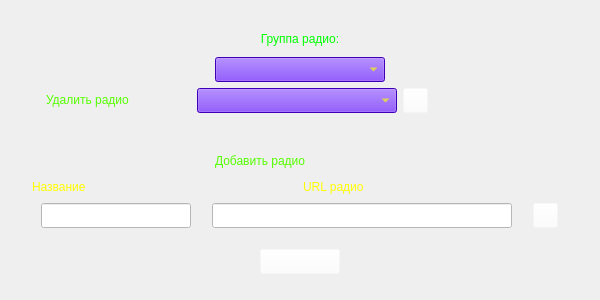
<?xml version="1.0" encoding="UTF-8"?>
<ui version="4.0">
 <class>EditlistRadio</class>
 <widget class="QWidget" name="EditlistRadio">
  <property name="windowModality">
   <enum>Qt::ApplicationModal</enum>
  </property>
  <property name="geometry">
   <rect>
    <x>0</x>
    <y>0</y>
    <width>600</width>
    <height>300</height>
   </rect>
  </property>
  <property name="minimumSize">
   <size>
    <width>600</width>
    <height>300</height>
   </size>
  </property>
  <property name="maximumSize">
   <size>
    <width>600</width>
    <height>300</height>
   </size>
  </property>
  <property name="windowTitle">
   <string>Form</string>
  </property>
  <property name="styleSheet">
   <string notr="true"/>
  </property>
  <layout class="QGridLayout" name="gridLayout_6">
   <item row="0" column="1">
    <spacer name="verticalSpacer_4">
     <property name="orientation">
      <enum>Qt::Vertical</enum>
     </property>
     <property name="sizeType">
      <enum>QSizePolicy::Fixed</enum>
     </property>
     <property name="sizeHint" stdset="0">
      <size>
       <width>20</width>
       <height>15</height>
      </size>
     </property>
    </spacer>
   </item>
   <item row="1" column="0">
    <spacer name="horizontalSpacer_2">
     <property name="orientation">
      <enum>Qt::Horizontal</enum>
     </property>
     <property name="sizeType">
      <enum>QSizePolicy::Fixed</enum>
     </property>
     <property name="sizeHint" stdset="0">
      <size>
       <width>15</width>
       <height>20</height>
      </size>
     </property>
    </spacer>
   </item>
   <item row="1" column="1">
    <layout class="QGridLayout" name="gridLayout_5">
     <item row="5" column="0">
      <layout class="QHBoxLayout" name="horizontalLayout_3">
       <item>
        <spacer name="horizontalSpacer_5">
         <property name="orientation">
          <enum>Qt::Horizontal</enum>
         </property>
         <property name="sizeHint" stdset="0">
          <size>
           <width>188</width>
           <height>20</height>
          </size>
         </property>
        </spacer>
       </item>
       <item>
        <widget class="QPushButton" name="return_pushButton">
         <property name="minimumSize">
          <size>
           <width>80</width>
           <height>25</height>
          </size>
         </property>
         <property name="styleSheet">
          <string notr="true">background-color: rgba(255, 255, 255, 0);
border-image: url(:/res/back.png);</string>
         </property>
         <property name="text">
          <string/>
         </property>
        </widget>
       </item>
       <item>
        <spacer name="horizontalSpacer_6">
         <property name="orientation">
          <enum>Qt::Horizontal</enum>
         </property>
         <property name="sizeHint" stdset="0">
          <size>
           <width>208</width>
           <height>20</height>
          </size>
         </property>
        </spacer>
       </item>
      </layout>
     </item>
     <item row="3" column="0">
      <layout class="QVBoxLayout" name="verticalLayout">
       <item>
        <layout class="QGridLayout" name="gridLayout_3">
         <item row="0" column="1">
          <widget class="QLabel" name="add_label">
           <property name="minimumSize">
            <size>
             <width>170</width>
             <height>20</height>
            </size>
           </property>
           <property name="maximumSize">
            <size>
             <width>170</width>
             <height>20</height>
            </size>
           </property>
           <property name="styleSheet">
            <string notr="true">background-color: rgba(255, 255, 255, 0);
color: rgb(85, 255, 0);
font: 700 italic 14pt &quot;Times New Roman&quot;;</string>
           </property>
           <property name="text">
            <string>Добавить радио</string>
           </property>
          </widget>
         </item>
         <item row="0" column="2">
          <spacer name="horizontalSpacer_12">
           <property name="orientation">
            <enum>Qt::Horizontal</enum>
           </property>
           <property name="sizeHint" stdset="0">
            <size>
             <width>175</width>
             <height>17</height>
            </size>
           </property>
          </spacer>
         </item>
         <item row="0" column="0">
          <spacer name="horizontalSpacer_11">
           <property name="orientation">
            <enum>Qt::Horizontal</enum>
           </property>
           <property name="sizeHint" stdset="0">
            <size>
             <width>165</width>
             <height>17</height>
            </size>
           </property>
          </spacer>
         </item>
        </layout>
       </item>
       <item>
        <layout class="QGridLayout" name="gridLayout_4">
         <item row="0" column="4">
          <spacer name="horizontalSpacer_3">
           <property name="orientation">
            <enum>Qt::Horizontal</enum>
           </property>
           <property name="sizeHint" stdset="0">
            <size>
             <width>18</width>
             <height>20</height>
            </size>
           </property>
          </spacer>
         </item>
         <item row="0" column="3">
          <widget class="QLabel" name="label_2">
           <property name="styleSheet">
            <string notr="true">font: 700 italic 14pt &quot;Times New Roman&quot;;
color: rgb(255, 255, 0);</string>
           </property>
           <property name="text">
            <string>URL радио</string>
           </property>
          </widget>
         </item>
         <item row="1" column="0" colspan="5">
          <layout class="QHBoxLayout" name="horizontalLayout_2">
           <item>
            <widget class="QLineEdit" name="add_url_lineEdit_2">
             <property name="minimumSize">
              <size>
               <width>150</width>
               <height>25</height>
              </size>
             </property>
             <property name="maximumSize">
              <size>
               <width>150</width>
               <height>25</height>
              </size>
             </property>
             <property name="styleSheet">
              <string notr="true">background-color: rgba(255, 255, 255, 0);
background-color: rgb(255, 255, 255);</string>
             </property>
            </widget>
           </item>
           <item>
            <widget class="QLineEdit" name="add_url_lineEdit">
             <property name="minimumSize">
              <size>
               <width>300</width>
               <height>25</height>
              </size>
             </property>
             <property name="maximumSize">
              <size>
               <width>300</width>
               <height>25</height>
              </size>
             </property>
             <property name="styleSheet">
              <string notr="true">background-color: rgba(255, 255, 255, 0);
background-color: rgb(255, 255, 255);</string>
             </property>
            </widget>
           </item>
           <item>
            <widget class="QPushButton" name="add_pushButton">
             <property name="minimumSize">
              <size>
               <width>25</width>
               <height>25</height>
              </size>
             </property>
             <property name="maximumSize">
              <size>
               <width>25</width>
               <height>25</height>
              </size>
             </property>
             <property name="styleSheet">
              <string notr="true">background-color: rgba(255, 255, 255, 0);
border-image: url(:/res/add.png);</string>
             </property>
             <property name="text">
              <string/>
             </property>
            </widget>
           </item>
          </layout>
         </item>
         <item row="0" column="1">
          <widget class="QLabel" name="label">
           <property name="styleSheet">
            <string notr="true">font: 700 italic 14pt &quot;Times New Roman&quot;;
color: rgb(255, 255, 0);</string>
           </property>
           <property name="text">
            <string>Название</string>
           </property>
          </widget>
         </item>
         <item row="0" column="2">
          <spacer name="horizontalSpacer">
           <property name="orientation">
            <enum>Qt::Horizontal</enum>
           </property>
           <property name="sizeHint" stdset="0">
            <size>
             <width>40</width>
             <height>20</height>
            </size>
           </property>
          </spacer>
         </item>
        </layout>
       </item>
      </layout>
     </item>
     <item row="1" column="0">
      <layout class="QHBoxLayout" name="horizontalLayout_4">
       <item>
        <spacer name="verticalSpacer">
         <property name="orientation">
          <enum>Qt::Vertical</enum>
         </property>
         <property name="sizeType">
          <enum>QSizePolicy::Fixed</enum>
         </property>
         <property name="sizeHint" stdset="0">
          <size>
           <width>20</width>
           <height>13</height>
          </size>
         </property>
        </spacer>
       </item>
       <item>
        <layout class="QHBoxLayout" name="horizontalLayout">
         <property name="spacing">
          <number>6</number>
         </property>
         <property name="sizeConstraint">
          <enum>QLayout::SetMinimumSize</enum>
         </property>
         <item>
          <widget class="QLabel" name="del_label">
           <property name="minimumSize">
            <size>
             <width>135</width>
             <height>20</height>
            </size>
           </property>
           <property name="maximumSize">
            <size>
             <width>100</width>
             <height>20</height>
            </size>
           </property>
           <property name="styleSheet">
            <string notr="true">background-color: rgba(255, 255, 255, 0);
color: rgb(85, 255, 0);
font: 700 italic 14pt &quot;Times New Roman&quot;;</string>
           </property>
           <property name="text">
            <string>Удалить радио</string>
           </property>
          </widget>
         </item>
         <item>
          <spacer name="horizontalSpacer_9">
           <property name="orientation">
            <enum>Qt::Horizontal</enum>
           </property>
           <property name="sizeType">
            <enum>QSizePolicy::Fixed</enum>
           </property>
           <property name="sizeHint" stdset="0">
            <size>
             <width>10</width>
             <height>20</height>
            </size>
           </property>
          </spacer>
         </item>
         <item>
          <widget class="QComboBox" name="del_comboBox">
           <property name="minimumSize">
            <size>
             <width>200</width>
             <height>25</height>
            </size>
           </property>
           <property name="maximumSize">
            <size>
             <width>200</width>
             <height>25</height>
            </size>
           </property>
           <property name="styleSheet">
            <string notr="true">selection-background-color: rgb(255, 255, 0);
font: 700 italic 12pt &quot;Times New Roman&quot;;
background-color: rgb(85, 0, 255);
color: rgb(255, 255, 0);
selection-color: rgb(0, 0, 255);</string>
           </property>
          </widget>
         </item>
         <item>
          <widget class="QPushButton" name="del_pushButton">
           <property name="minimumSize">
            <size>
             <width>25</width>
             <height>25</height>
            </size>
           </property>
           <property name="maximumSize">
            <size>
             <width>25</width>
             <height>25</height>
            </size>
           </property>
           <property name="styleSheet">
            <string notr="true">background-color: rgba(255, 255, 255, 0);
border-image: url(:/res/del.png);</string>
           </property>
           <property name="text">
            <string/>
           </property>
          </widget>
         </item>
        </layout>
       </item>
       <item>
        <spacer name="horizontalSpacer_10">
         <property name="orientation">
          <enum>Qt::Horizontal</enum>
         </property>
         <property name="sizeHint" stdset="0">
          <size>
           <width>40</width>
           <height>20</height>
          </size>
         </property>
        </spacer>
       </item>
      </layout>
     </item>
     <item row="2" column="0">
      <spacer name="verticalSpacer_5">
       <property name="orientation">
        <enum>Qt::Vertical</enum>
       </property>
       <property name="sizeType">
        <enum>QSizePolicy::Expanding</enum>
       </property>
       <property name="sizeHint" stdset="0">
        <size>
         <width>17</width>
         <height>13</height>
        </size>
       </property>
      </spacer>
     </item>
     <item row="0" column="0">
      <layout class="QGridLayout" name="gridLayout_2">
       <item row="0" column="0">
        <spacer name="horizontalSpacer_7">
         <property name="orientation">
          <enum>Qt::Horizontal</enum>
         </property>
         <property name="sizeHint" stdset="0">
          <size>
           <width>168</width>
           <height>20</height>
          </size>
         </property>
        </spacer>
       </item>
       <item row="0" column="1">
        <layout class="QGridLayout" name="gridLayout">
         <item row="1" column="0">
          <widget class="QLabel" name="Category_label">
           <property name="minimumSize">
            <size>
             <width>170</width>
             <height>25</height>
            </size>
           </property>
           <property name="maximumSize">
            <size>
             <width>170</width>
             <height>25</height>
            </size>
           </property>
           <property name="styleSheet">
            <string notr="true">background-color: rgba(255, 255, 255, 0);
color: rgb(0, 255, 0);
font: 700 italic 14pt &quot;Times New Roman&quot;;</string>
           </property>
           <property name="text">
            <string>Группа радио:</string>
           </property>
           <property name="alignment">
            <set>Qt::AlignCenter</set>
           </property>
          </widget>
         </item>
         <item row="2" column="0">
          <widget class="QComboBox" name="Category_comboBox">
           <property name="minimumSize">
            <size>
             <width>170</width>
             <height>25</height>
            </size>
           </property>
           <property name="styleSheet">
            <string notr="true">selection-background-color: rgb(255, 255, 0);
font: 700 italic 12pt &quot;Times New Roman&quot;;
background-color: rgb(85, 0, 255);
color: rgb(255, 255, 0);
selection-color: rgb(0, 0, 255);</string>
           </property>
          </widget>
         </item>
        </layout>
       </item>
       <item row="0" column="2">
        <spacer name="horizontalSpacer_8">
         <property name="orientation">
          <enum>Qt::Horizontal</enum>
         </property>
         <property name="sizeHint" stdset="0">
          <size>
           <width>178</width>
           <height>20</height>
          </size>
         </property>
        </spacer>
       </item>
      </layout>
     </item>
     <item row="4" column="0">
      <spacer name="verticalSpacer_6">
       <property name="orientation">
        <enum>Qt::Vertical</enum>
       </property>
       <property name="sizeType">
        <enum>QSizePolicy::Fixed</enum>
       </property>
       <property name="sizeHint" stdset="0">
        <size>
         <width>20</width>
         <height>15</height>
        </size>
       </property>
      </spacer>
     </item>
    </layout>
   </item>
   <item row="1" column="2">
    <spacer name="horizontalSpacer_4">
     <property name="orientation">
      <enum>Qt::Horizontal</enum>
     </property>
     <property name="sizeType">
      <enum>QSizePolicy::Fixed</enum>
     </property>
     <property name="sizeHint" stdset="0">
      <size>
       <width>15</width>
       <height>20</height>
      </size>
     </property>
    </spacer>
   </item>
   <item row="2" column="1">
    <spacer name="verticalSpacer_3">
     <property name="orientation">
      <enum>Qt::Vertical</enum>
     </property>
     <property name="sizeType">
      <enum>QSizePolicy::Fixed</enum>
     </property>
     <property name="sizeHint" stdset="0">
      <size>
       <width>20</width>
       <height>15</height>
      </size>
     </property>
    </spacer>
   </item>
  </layout>
 </widget>
 <resources/>
 <connections/>
</ui>
